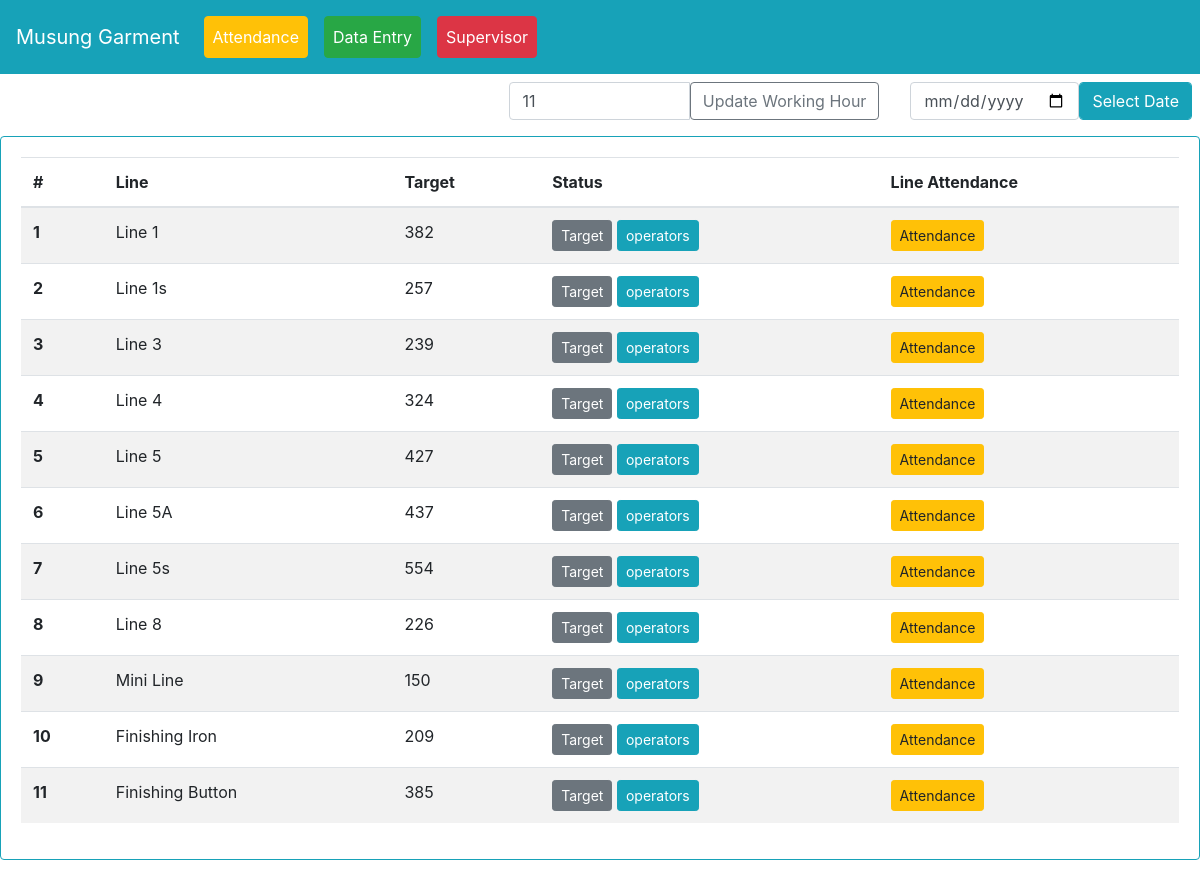
/, run on an earlier commit of the app's database.
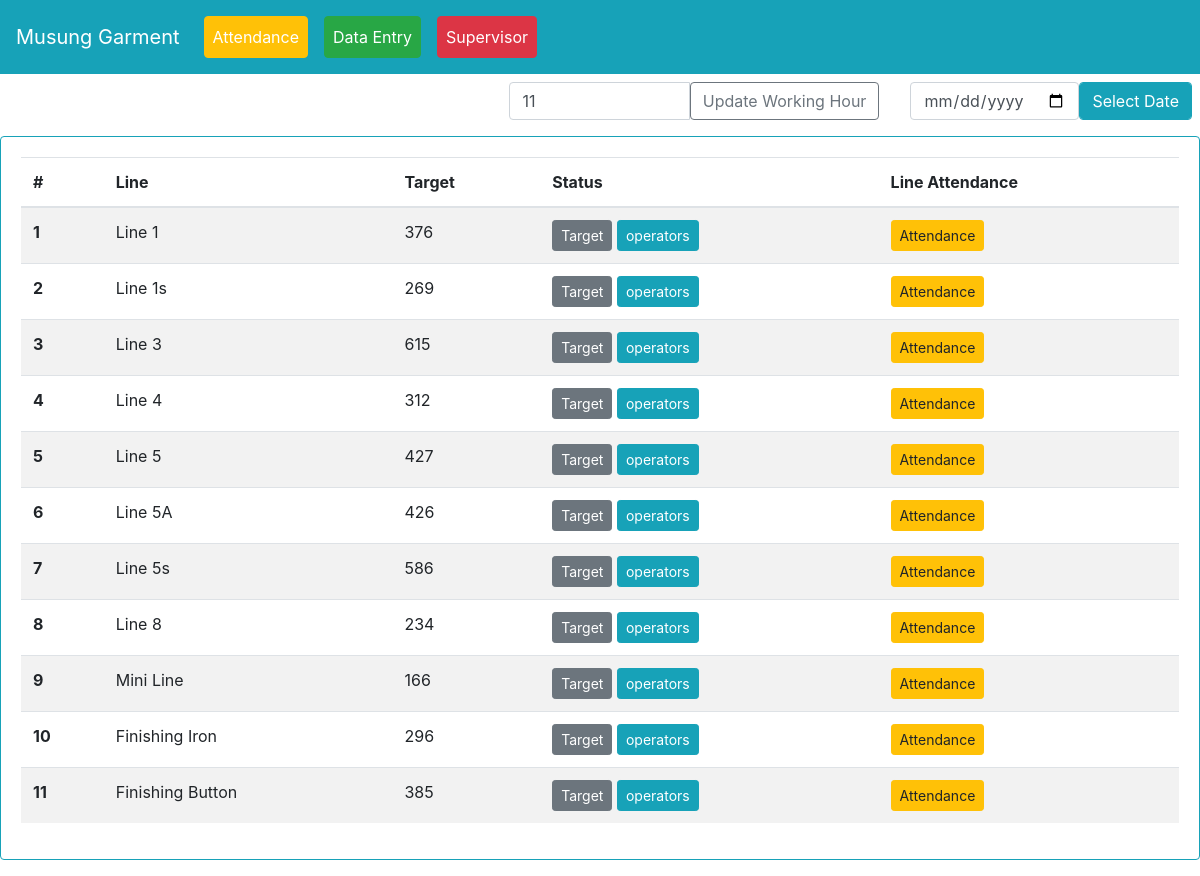
And on a later commit of the database.
### myapp/models.py (models this page shows, shortened)
class line(models.Model):
    line_name = models.CharField(max_length=255)
    target = models.PositiveIntegerField(default=0)

### myapp/views.py (the view)
# urls.py: path('', views.linelist, name='linelist'),
def linelist(request):
    lis = line.objects.all()
    hr = dailyhour.objects.get(id=1)
    context = {'lis':lis, 'hr':hr}
    return render(request, 'line.html', context)

### myapp/models.py (called while the page is built)
    def __str__(self):
        return str(self.timehr)

### templates/line.html (shortened to what this page needs)
{% extends 'base.html' %}
{% block content %}
<div class="d-flex justify-content-end">
<div class="input-group mb-3 col-md-4 m-2" id="workhrdata">
  <input type="text" class="form-control" value="{{hr}}" aria-describedby="button-addon2" id="hrval">
  <button class="btn btn-outline-secondary uwhbtn" type="button" id="button-addon2">Update Working Hour</button>
</div>
  <form method="post" action="{% url 'myapp:attendance_backdate' %}">{% csrf_token %}
    <div class="row m-2">
      <input type="date" name="duedate"  class="form-control col datepicker">
      <input type="submit" class="form-control btn btn-md btn-info col" value="Select Date">
    </div>
  </form>
</div>
<div class="card border-info mb-3">
  <div class="card-body">
<table class="table table-striped" id="invlist">
  <thead>
    <tr class="lilisttr">
      <th scope="col">#</th>
      <th scope="col">Line</th>
      <th scope="col">Target</th>
      <th scope="col">Status</th>
      <th scope="col">Line Attendance</th>
    </tr>
  </thead>
  <tbody id="linelistTbl">
  	{% for i in lis %}
    <tr class="linetr">
      <th scope="row" class="lid">{{i.id}}</th>
      <td>{{i.line_name}}</td>
      <td>{{i.target}}</td>
      <td>
<button type="button" class="btn btn-sm btn-secondary" data-toggle="modal" data-target="#lineu-{{i.id}}">
  Target
</button>
    <a href="{% url 'myapp:operatoratt' i.id %}" class="btn btn-sm btn-info">operators</a>
      </td>
      <td>
        <button type="button" class="lineatt btn btn-sm btn-warning">Attendance</button>
      </td>
    </tr>
    {% endfor %}
  </tbody>
</table>
  </div>
</div>
{% endblock content %}

What changed in the data, as far as the page shows it:
changed line "Line 1": target "382" → "376"
changed line "Line 1s": target "257" → "269"
changed line "Line 3": target "239" → "615"
changed line "Line 4": target "324" → "312"
changed line "Line 5A": target "437" → "426"
changed line "Line 5s": target "554" → "586"
changed line "Line 8": target "226" → "234"
changed line "Mini Line": target "150" → "166"
changed line "Finishing Iron": target "209" → "296"
